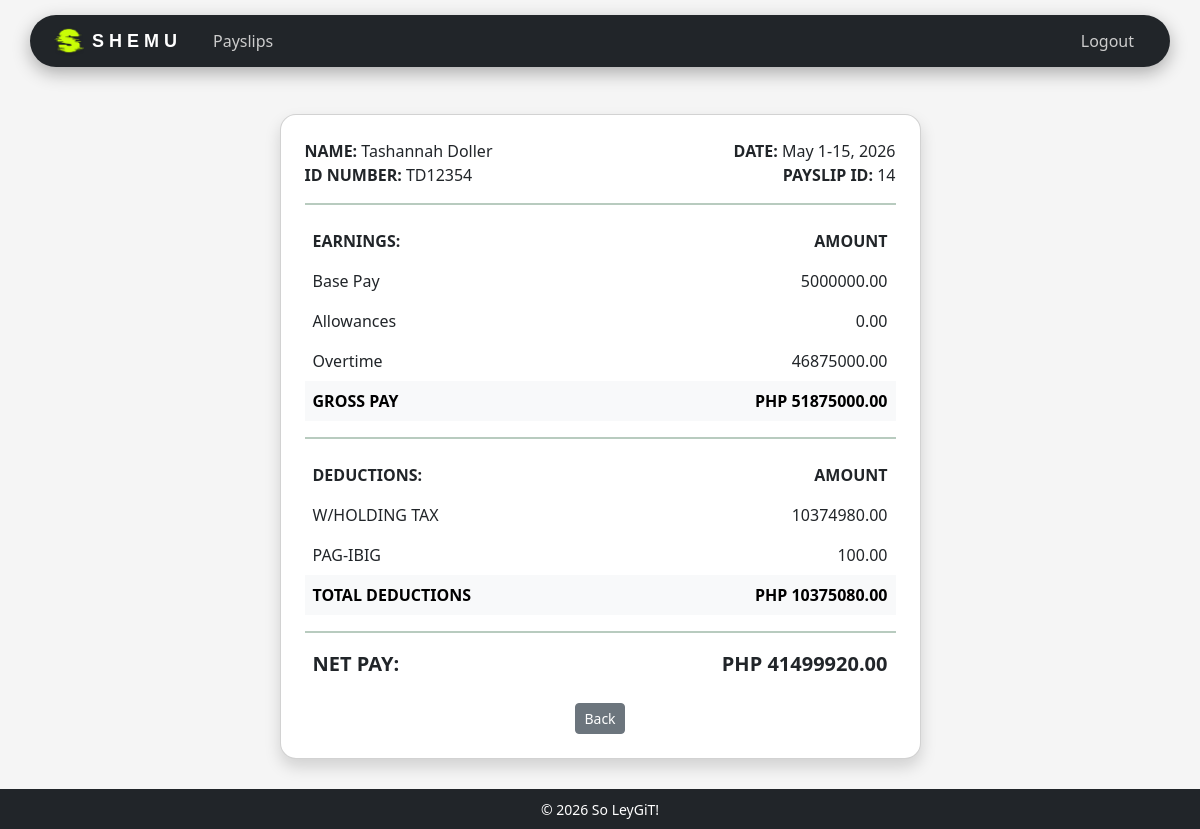
/payslips/view/14/ (signed in), run on the app's committed database.
### payroll_app/models.py (models this page shows, shortened)
class Payslip(models.Model):
    id_number = models.ForeignKey(Employee, on_delete=models.CASCADE)
    month = models.CharField(max_length=50)
    date_range = models.CharField(max_length=100)
    year = models.CharField(max_length=100)
    pay_cycle = models.IntegerField()
    rate = models.FloatField()
    earnings_allowance = models.FloatField()
    deductions_tax = models.FloatField()
    deductions_health = models.FloatField()
    pag_ibig = models.FloatField()
    sss = models.FloatField()
    overtime = models.FloatField()
    total_pay = models.FloatField()
    def getCycleRate(self):
        return self.rate / 2
    def getTotalDeductions(self):
        return self.deductions_tax + self.deductions_health + self.pag_ibig + self.sss
    def getGrossPay(self):
        return self.getCycleRate() + self.earnings_allowance + self.overtime

class Employee(models.Model):
    user = models.OneToOneField(User, on_delete=models.CASCADE, null=True, blank=True)
    name = models.CharField(max_length=200)
    id_number = models.CharField(max_length=200, primary_key=True) # use <str:pk> when linking here
    rate = models.FloatField()
    overtime_pay = models.FloatField(null=True, blank=True, default=0)
    allowance = models.FloatField(null=True, blank=True, default=0)

### payroll_app/views.py (the view)
# urls.py: path('payslips/view/<int:pk>/', views.view_payslip, name='view_payslip'),
@login_required
def view_payslip(request, pk):
    payslip = get_object_or_404(Payslip, pk=pk)
    if not request.user.is_staff:
        try:
            employee = Employee.objects.get(user=request.user)
            if payslip.id_number != employee:
                return redirect('payslips')
        except Employee.DoesNotExist:
            return redirect('payslips')
    return render(request, 'payroll_app/view_payslip.html', {'payslip': payslip})

### payroll_app/templates/payroll_app/view_payslip.html (shortened to what this page needs)
{% extends 'payroll_app/base.html' %}
{% block content %}
<div class="row justify-content-center">
    <div class="col-md-7">
        <div class="card shadow">
            <div class="card-body p-4">
                <div class="row mb-3">
                    <div class="col">
                        <div><strong>NAME:</strong> {{ payslip.id_number.name }}</div>
                        <div><strong>ID NUMBER:</strong> {{ payslip.id_number.id_number }}</div>
                    </div>
                    <div class="col text-end">
                        <div><strong>DATE:</strong> {{ payslip.month }} {{ payslip.date_range }}, {{ payslip.year }}
                        </div>
                        <div><strong>PAYSLIP ID:</strong> {{ payslip.pk }}</div>
                    </div>
                </div>
                <hr>
                <table class="table table-borderless mb-2">
                    <thead>
                        <tr>
                            <th>EARNINGS:</th>
                            <th class="text-end">AMOUNT</th>
                        </tr>
                    </thead>
                    <tbody>
                        <tr>
                            <td>Base Pay</td>
                            <td class="text-end">{{ payslip.getCycleRate|floatformat:2 }}</td>
                        </tr>
                        <tr>
                            <td>Allowances</td>
                            <td class="text-end">{{ payslip.earnings_allowance|floatformat:2 }}</td>
                        </tr>
                        <tr>
                            <td>Overtime</td>
                            <td class="text-end">{{ payslip.overtime|floatformat:2 }}</td>
                        </tr>
                    </tbody>
                    <tfoot>
                        <tr class="table-light">
                            <th>GROSS PAY</th>
                            <th class="text-end">PHP {{ payslip.getGrossPay|floatformat:2 }}</th>
                        </tr>
                    </tfoot>
                </table>
                <hr>
                <table class="table table-borderless mb-2">
                    <thead>
                        <tr>
                            <th>DEDUCTIONS:</th>
                            <th class="text-end">AMOUNT</th>
                        </tr>
                    </thead>
                    <tbody>
                        <tr>
                            <td>W/HOLDING TAX</td>
                            <td class="text-end">{{ payslip.deductions_tax|floatformat:2 }}</td>
                        </tr>
                        {% if payslip.pay_cycle == 1 %}
                        <tr>
                            <td>PAG-IBIG</td>
                            <td class="text-end">{{ payslip.pag_ibig|floatformat:2 }}</td>
                        </tr>
                        {% endif %}
                    </tbody>
                    <tfoot>
                        <tr class="table-light">
                            <th>TOTAL DEDUCTIONS</th>
                            <th class="text-end">PHP {{ payslip.getTotalDeductions|floatformat:2 }}</th>
                        </tr>
                    </tfoot>
                </table>
                <hr>
                <div class="d-flex justify-content-between fs-5 px-2">
                    <strong>NET PAY:</strong>
                    <strong>PHP {{ payslip.total_pay|floatformat:2 }}</strong>
                </div>
                <div class="text-center mt-4">
                    <a href="{% url 'payslips' %}" class="btn btn-secondary btn-sm">Back</a>
                </div>
            </div>
        </div>
    </div>
</div>
{% endblock %}

### data on the page
Payslip: id_number.name "Tashannah Doller", id_number.id_number "TD12354", month "May", date_range "1-15", year "2026", pk "14", getCycleRate "5000000.00", earnings_allowance "0.00", overtime "46875000.00", getGrossPay "51875000.00", deductions_tax "10374980.00", pag_ibig "100.00", getTotalDeductions "10375080.00", total_pay "41499920.00"
